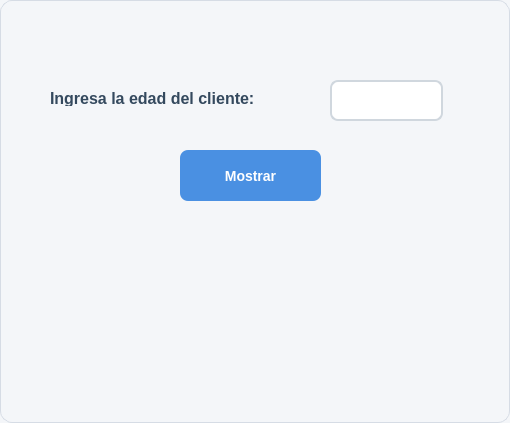
<?xml version="1.0" encoding="UTF-8"?>
<ui version="4.0">
 <class>DialogoEjercicio24</class>
 <widget class="QDialog" name="DialogoEjercicio24">
  <property name="geometry">
   <rect>
    <x>0</x>
    <y>0</y>
    <width>510</width>
    <height>423</height>
   </rect>
  </property>
  <property name="windowTitle">
   <string>Dialog</string>
  </property>
  <property name="styleSheet">
   <string notr="true">/* =========================
   ESTILO GENERAL DEL DIALOG
   ========================= */
QDialog {
    background-color: #f4f6f9;
    border: 1px solid #d6dce5;
    border-radius: 12px;
    font-family: &quot;Segoe UI&quot;;
    font-size: 14px;
    color: #2c3e50;
}

/* =========================
   LABELS
   ========================= */
QLabel {
    color: #34495e;
    font-weight: 500;
    background: transparent;
}

/* =========================
   CAMPOS DE TEXTO
   ========================= */
QLineEdit {
    background-color: #ffffff;
    border: 2px solid #d0d7de;
    border-radius: 8px;
    padding: 8px 10px;
    color: #2c3e50;
    selection-background-color: #4a90e2;
    selection-color: white;
}

/* Cuando el usuario selecciona el campo */
QLineEdit:focus {
    border: 2px solid #4a90e2;
    background-color: #ffffff;
}

/* Campo deshabilitado */
QLineEdit:disabled {
    background-color: #ecf0f1;
    color: #95a5a6;
    border: 2px solid #dfe6e9;
}

/* =========================
   BOTONES
   ========================= */
QPushButton {
    background-color: #4a90e2;
    color: white;
    border: none;
    border-radius: 8px;
    padding: 8px 16px;
    font-size: 14px;
    font-weight: 600;
}

/* Hover */
QPushButton:hover {
    background-color: #357abd;
}

/* Click */
QPushButton:pressed {
    background-color: #2f6da3;
    padding-top: 9px;
    padding-bottom: 7px;
}

/* Botón deshabilitado */
QPushButton:disabled {
    background-color: #bdc3c7;
    color: #ecf0f1;
}

/* =========================
   TOOLTIP OPCIONAL
   ========================= */
QToolTip {
    background-color: #2c3e50;
    color: white;
    border: 1px solid #4a90e2;
    padding: 5px;
    border-radius: 6px;
}</string>
  </property>
  <widget class="QPushButton" name="btn_mostrar">
   <property name="geometry">
    <rect>
     <x>180</x>
     <y>150</y>
     <width>141</width>
     <height>51</height>
    </rect>
   </property>
   <property name="text">
    <string>Mostrar</string>
   </property>
  </widget>
  <widget class="QLineEdit" name="txt_edad">
   <property name="geometry">
    <rect>
     <x>330</x>
     <y>80</y>
     <width>113</width>
     <height>41</height>
    </rect>
   </property>
   <property name="font">
    <font>
     <pointsize>10</pointsize>
     <weight>75</weight>
     <bold>true</bold>
    </font>
   </property>
  </widget>
  <widget class="QLabel" name="label">
   <property name="geometry">
    <rect>
     <x>50</x>
     <y>90</y>
     <width>281</width>
     <height>16</height>
    </rect>
   </property>
   <property name="font">
    <font>
     <pointsize>12</pointsize>
     <weight>62</weight>
     <bold>true</bold>
    </font>
   </property>
   <property name="text">
    <string>Ingresa la edad del cliente:</string>
   </property>
  </widget>
  <widget class="QLabel" name="lbl_precio">
   <property name="geometry">
    <rect>
     <x>30</x>
     <y>280</y>
     <width>451</width>
     <height>51</height>
    </rect>
   </property>
   <property name="font">
    <font>
     <pointsize>10</pointsize>
     <weight>62</weight>
     <bold>true</bold>
    </font>
   </property>
   <property name="text">
    <string/>
   </property>
   <property name="alignment">
    <set>Qt::AlignCenter</set>
   </property>
  </widget>
 </widget>
 <resources/>
 <connections/>
</ui>
